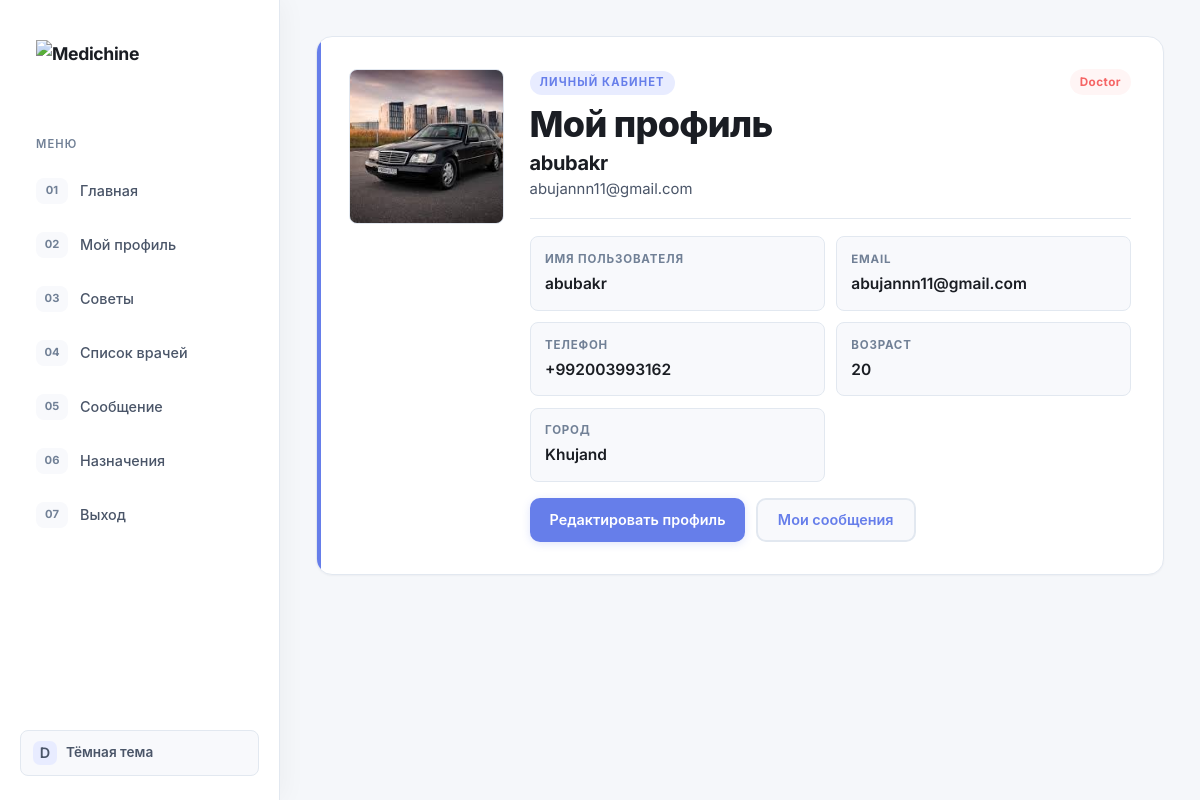
The app's page /my_profile/ (signed in) with its own data.
### accounts/models.py (models this page shows, shortened)
class Profile(models.Model):
    ROLE_CHOICES = (
        ('patient', 'Patient'),
        ('doctor', 'Doctor'),
        ('admin', 'Admin'),
    )
    user=models.OneToOneField(settings.AUTH_USER_MODEL,on_delete=models.CASCADE,related_name='profile')
    age=models.PositiveIntegerField(null=True,blank=True)
    role = models.CharField(max_length=20, choices=ROLE_CHOICES, default='patient')
    phone=models.CharField(max_length=14,blank=True)
    city = models.CharField(max_length=50, blank=True)
    photo=models.ImageField(upload_to='users/',blank=True,null=True)

class User(AbstractUser):
    ROLE_CHOICES = (
        ('patient', 'Patient'),
        ('doctor', 'Doctor'),
        ('admin', 'Admin'),
    )
    role = models.CharField(
        max_length=20,
        choices=ROLE_CHOICES,
        default='patient'
    )
    phone = models.CharField(
        max_length=20, unique=True, null=True, blank=True
    )
    age=models.PositiveIntegerField(null=True,blank=True)
    city = models.CharField(max_length=50, blank=True)

### accounts/views.py (the view)
# urls.py: path("my_profile/",views.profile,name='my_profile'),
@login_required(login_url='login')
def profile(request):
    profile, created = Profile.objects.get_or_create(user=request.user)
    return render(request, "accounts/my_profile.html", {
        "profile": profile
    })

### templates/accounts/my_profile.html
{% extends "accounts/base.html" %}
{% block main %}
<main class="page account-page">
    <section class="account-profile panel">
        <div class="account-body">
            <div class="account-avatar">
            {% if profile.photo %}
                <img src="{{ profile.photo.url }}" alt="Profile photo">
            {% else %}
                <img src="/media/user.png" alt="Default avatar">
            {% endif %}
            </div>
            <div class="account-info">
                <div class="account-title">
                    <div>
                        <span class="eyebrow">Личный кабинет</span>
                        <h1>Мой профиль</h1>
                        <h2>{{ profile.user.username }}</h2>
                        <p class="muted">{{ profile.user.email|default:"Email не указан" }}</p>
                    </div>
                    <span class="badge badge-{{ profile.role }}">{{ profile.get_role_display }}</span>
                </div>
                <dl class="account-details">
                    <div>
                        <dt>Имя пользователя</dt>
                        <dd>{{ profile.user.username }}</dd>
                    </div>
                    <div>
                        <dt>Email</dt>
                        <dd>{{ profile.user.email|default:"Не указан" }}</dd>
                    </div>
                    <div>
                        <dt>Телефон</dt>
                        <dd>{{ profile.phone|default:profile.user.phone|default:"Не указан" }}</dd>
                    </div>
                    <div>
                        <dt>Возраст</dt>
                        <dd>{{ profile.age|default:profile.user.age|default:"Не указан" }}</dd>
                    </div>
                    <div>
                        <dt>Город</dt>
                        <dd>{{ profile.city|default:profile.user.city|default:"Не указан" }}</dd>
                    </div>
                </dl>
                <div class="account-actions">
                    <a class="button" href="{% url 'update_profile' %}">Редактировать профиль</a>
                    <a class="button secondary-button" href="{% url 'show_messages' %}">Мои сообщения</a>
                </div>
            </div>
        </div>
    </section>
</main>
{% endblock %}

### records on screen
Profile: photo (picture), user.username "abubakr", user.email "abujannn11@gmail.com", role "Doctor", phone "+992003993162", age "20", city "Khujand"
